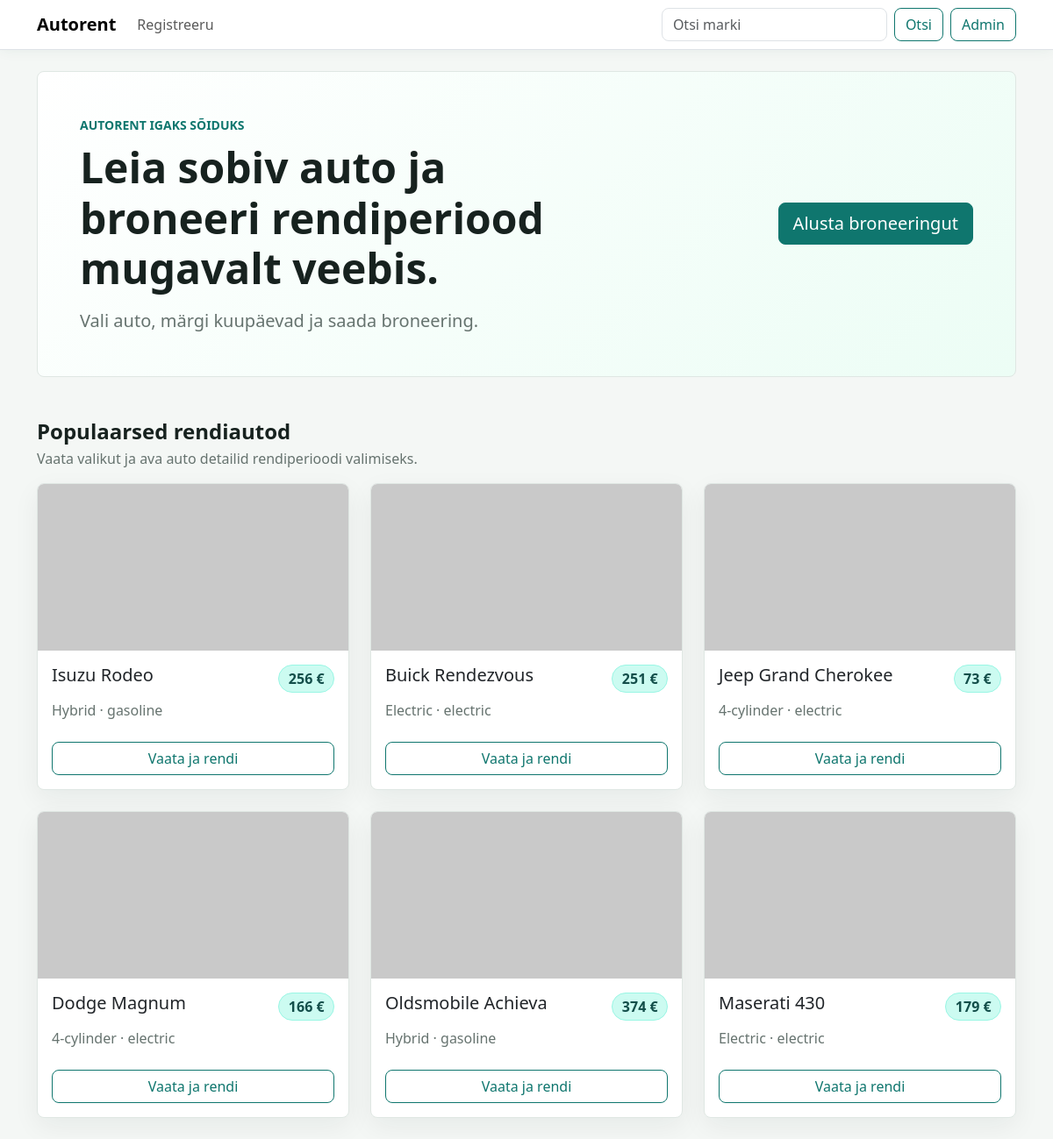
The page / on the database its author committed.
### tables this page shows
CREATE TABLE `cars` (
  `id` int(10) NOT NULL AUTO_INCREMENT,
  `mark` varchar(255) NOT NULL,
  `model` varchar(255) NOT NULL,
  `engine` varchar(255) NOT NULL,
  `fuel` varchar(255) NOT NULL,
  `price` int(4) NOT NULL,
  PRIMARY KEY (`id`)
);

### functions.php (called while the page is built, shortened)
<?php
function e($value) {
    return htmlspecialchars((string)$value, ENT_QUOTES, 'UTF-8');
}
function is_admin() {
    return isset($_SESSION['user_id'], $_SESSION['role']) && $_SESSION['role'] === 'admin';
}
function is_logged_in() {
    return isset($_SESSION['user_id']);
}
function app_path($path = '') {
    $in_admin = strpos($_SERVER['SCRIPT_NAME'], '/admin/') !== false;
    $prefix = $in_admin ? '../' : '';
    return $prefix . ltrim($path, '/');
}
?>

### index.php (the view, shortened to what this page needs)
<?php
include('config.php');
$search = trim($_GET['otsi'] ?? '');
if ($search !== '') {
    $like = '%' . $search . '%';
    $stmt = mysqli_prepare($yhendus, 'SELECT id, mark, model, engine, fuel, price FROM cars WHERE mark LIKE ? OR model LIKE ? ORDER BY id DESC LIMIT 6');
    mysqli_stmt_bind_param($stmt, 'ss', $like, $like);
} else {
    $stmt = mysqli_prepare($yhendus, 'SELECT id, mark, model, engine, fuel, price FROM cars ORDER BY id DESC LIMIT 6');
}
mysqli_stmt_execute($stmt);
$cars = mysqli_stmt_get_result($stmt);
?>
<?php include('header.php'); ?>
<main class="container py-4">
  <section class="hero-section mb-5">
    <div class="row align-items-center g-4">
      <div class="col-lg-7">
        <span class="hero-kicker text-uppercase fw-semibold small">Autorent igaks sõiduks</span>
        <h1 class="display-5 fw-semibold mt-2 mb-3">Leia sobiv auto ja broneeri rendiperiood mugavalt veebis.</h1>
        <p class="lead text-secondary mb-0">Vali auto, märgi kuupäevad ja saada broneering. </p>
      </div>
      <div class="col-lg-5 text-lg-end">
        <?php if (!is_logged_in()) { ?>
          <a href="register.php" class="btn btn-primary btn-lg">Alusta broneeringut</a>
        <?php } else { ?>
          <div class="alert alert-info mb-0 d-inline-block text-start" role="alert">Oled sisse logitud. Vali auto ja broneeri sobiv periood.</div>
        <?php } ?>
      </div>
    </div>
  </section>
  <div class="d-flex justify-content-between align-items-end gap-3 mb-3">
    <div>
      <h2 class="h4 fw-semibold mb-1">Populaarsed rendiautod</h2>
      <p class="text-secondary mb-0">Vaata valikut ja ava auto detailid rendiperioodi valimiseks.</p>
    </div>
  </div>
  <div class="row row-cols-1 row-cols-md-2 row-cols-xl-3 g-4">
    <?php while ($car = mysqli_fetch_assoc($cars)) { ?>
      <div class="col">
        <div class="card car-card h-100">
          <img src="https://loremflickr.com/640/360/<?php echo e(str_replace(' ', '', $car['mark'])); ?>" class="card-img-top car-card-img" alt="<?php echo e($car['mark'] . ' ' . $car['model']); ?>">
          <div class="card-body d-flex flex-column">
            <div class="d-flex justify-content-between gap-3 mb-2">
              <h3 class="h5 card-title mb-0"><?php echo e($car['mark']); ?> <?php echo e($car['model']); ?></h3>
              <span class="price-badge"><?php echo e($car['price']); ?> €</span>
            </div>
            <p class="card-text text-secondary mb-4">
              <?php echo e($car['engine']); ?> · <?php echo e($car['fuel']); ?>
            </p>
            <a href="single_car.php?id=<?php echo e($car['id']); ?>" class="btn btn-outline-primary mt-auto">Vaata ja rendi</a>
          </div>
        </div>
      </div>
    <?php } ?>
  </div>
</main>
  </body>
</html>

### header.php (shortened to what this page needs)
<!doctype html>
<html lang="et">
  <head>
    <link href="https://cdn.jsdelivr.net/npm/bootstrap@5.3.8/dist/css/bootstrap.min.css" rel="stylesheet">
    <link href="<?php echo e(app_path('style.css')); ?>" rel="stylesheet">
  </head>
  <body>
    <nav class="navbar navbar-expand-lg navbar-light bg-white border-bottom sticky-top">
      <div class="container">
        <a class="navbar-brand fw-semibold" href="<?php echo e(app_path('index.php')); ?>">Autorent</a>
        <div class="collapse navbar-collapse" id="navbarContent">
          <ul class="navbar-nav me-auto mb-2 mb-lg-0">
            <li class="nav-item"><a class="nav-link" href="<?php echo e(app_path('register.php')); ?>">Registreeru</a></li>
          </ul>
          <form class="d-flex me-2 site-search" role="search" method="get" action="<?php echo e(app_path('index.php')); ?>">
            <input class="form-control" type="search" placeholder="Otsi marki" aria-label="Otsi" name="otsi">
            <button class="btn btn-outline-primary" type="submit">Otsi</button>
          </form>
          <?php if (is_admin()) { ?>
            <a href="<?php echo e(app_path('admin/logout.php')); ?>" class="btn btn-outline-danger">Logi välja</a>
          <?php } else { ?>
            <a href="<?php echo e(app_path('admin/login.php')); ?>" class="btn btn-outline-primary">Admin</a>
          <?php } ?>
        </div>
      </div>
    </nav>

### style.css (style rules this page uses)
:root { --brand: #0f766e; --brand-dark: #134e4a; --brand-soft: #ccfbf1; --ink: #17221f; --muted: #66736f; --line: #dfe7e3; --page: #f4f7f5; }
body { background: var(--page); color: var(--ink); }
.navbar { box-shadow: 0 1px 14px rgba(19, 78, 74, 0.06); }
.site-search { gap: 0.5rem; }
.hero-section { background: linear-gradient(135deg, #ffffff 0%, #ecfdf5 100%); border: 1px solid var(--line); border-radius: 8px; padding: 3rem; }
.hero-kicker { color: var(--brand); }
.btn-primary { background-color: var(--brand); border-color: var(--brand); }
.btn-outline-primary { color: var(--brand); border-color: var(--brand); }
.card { border-color: var(--line); border-radius: 8px; }
.car-card { overflow: hidden; box-shadow: 0 10px 30px rgba(23, 34, 31, 0.06); transition: transform 160ms ease, box-shadow 160ms ease; }
.car-card-img { height: 190px; object-fit: cover; filter: saturate(0.9) contrast(0.96); }
.price-badge { align-self: flex-start; background: var(--brand-soft); border: 1px solid #99f6e4; border-radius: 999px; color: var(--brand-dark); font-weight: 700; line-height: 1; padding: 0.45rem 0.65rem; white-space: nowrap; }
.text-secondary { color: var(--muted) !important; }
.btn { border-radius: 8px; }
.form-control, .form-select { border-radius: 8px; }

### rows shown on the page
cars: mark "Isuzu", model "Rodeo", price "256", engine "Hybrid", fuel "gasoline"
cars: mark "Buick", model "Rendezvous", price "251", engine "Electric", fuel "electric"
cars: mark "Jeep", model "Grand Cherokee", price "73", engine "4-cylinder", fuel "electric"
cars: mark "Dodge", model "Magnum", price "166", engine "4-cylinder", fuel "electric"
cars: mark "Oldsmobile", model "Achieva", price "374", engine "Hybrid", fuel "gasoline"
cars: mark "Maserati", model "430", price "179", engine "Electric", fuel "electric"
